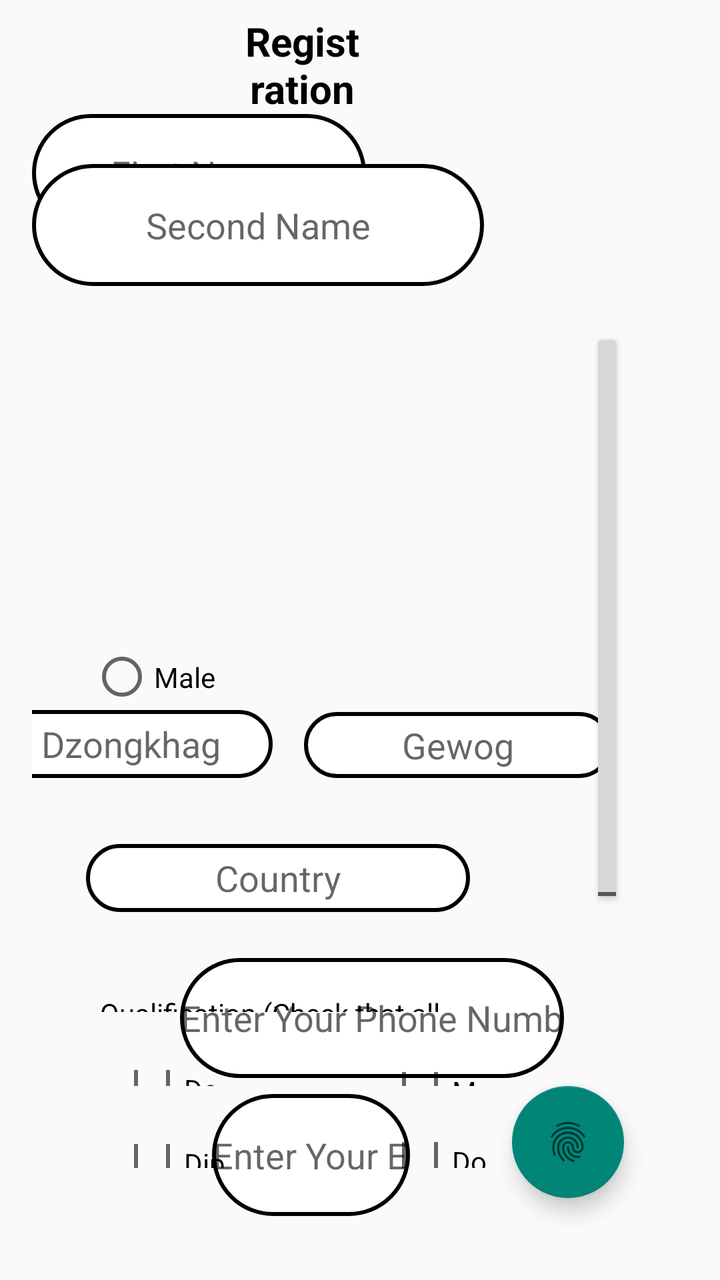
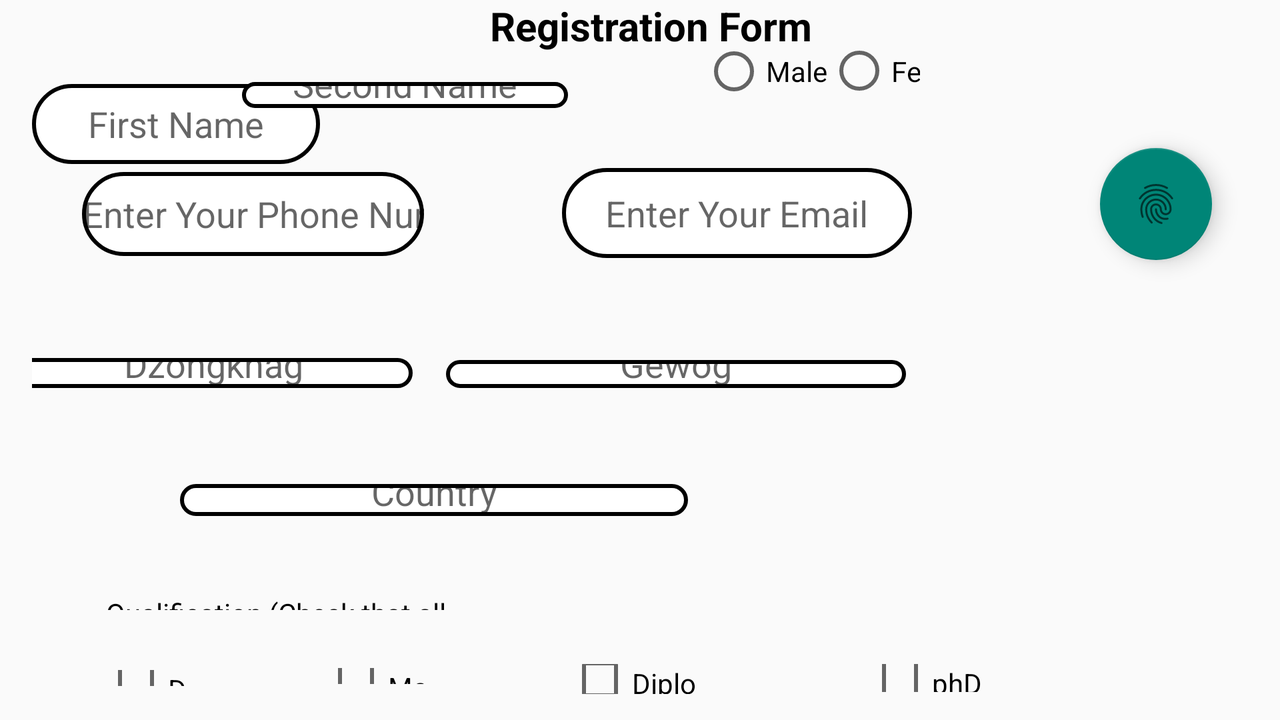

Compare how this app lays out the same screen by default and in its alternative resource folder. The renders come first, then the two layout files and the values they reference.
<!-- AndroidManifest.xml: application theme Theme.AdaptiveView -->
<!-- res/layout/activity_form.xml -->
<?xml version="1.0" encoding="utf-8"?>
<RelativeLayout xmlns:android="http://schemas.android.com/apk/res/android"
	xmlns:app="http://schemas.android.com/apk/res-auto"
	android:layout_width="match_parent"
	android:layout_height="match_parent"
	android:paddingLeft="16dp"
	android:paddingRight="16dp" >

	<EditText
		android:id="@+id/name"
		android:layout_width="167dp"
		android:layout_height="59dp"
		android:layout_alignParentTop="true"
		android:layout_marginTop="57dp"
		android:background="@drawable/border"
		android:hint="First Name"
		android:textAlignment="center" />

	<EditText
		android:id="@+id/dzongkhag"
		android:layout_width="142dp"
		android:layout_height="53dp"
		android:layout_alignStart="@+id/gewog"
		android:layout_alignParentTop="true"
		android:layout_alignParentBottom="true"
		android:layout_marginStart="-158dp"
		android:layout_marginTop="355dp"
		android:layout_marginBottom="251dp"
		android:background="@drawable/border"
		android:hint="Dzongkhag"
		android:inputType="textPostalAddress"
		android:textAlignment="center" />

	<EditText
		android:id="@+id/name4"
		android:layout_width="293dp"
		android:layout_height="80dp"
		android:layout_alignParentTop="true"
		android:layout_alignParentEnd="true"
		android:layout_alignParentBottom="true"
		android:layout_marginTop="82dp"
		android:layout_marginEnd="102dp"
		android:layout_marginBottom="497dp"
		android:background="@drawable/border"
		android:hint="Second Name"
		android:textAlignment="center" />

	<EditText
		android:id="@+id/gewog"
		android:layout_width="154dp"
		android:layout_height="52dp"
		android:layout_alignParentTop="true"
		android:layout_alignParentEnd="true"
		android:layout_alignParentBottom="true"
		android:layout_marginTop="356dp"
		android:layout_marginEnd="38dp"
		android:layout_marginBottom="251dp"
		android:background="@drawable/border"
		android:hint="Gewog"
		android:inputType="textPostalAddress"
		android:textAlignment="center" />

	<EditText
		android:id="@+id/country"
		android:layout_width="192dp"
		android:layout_height="52dp"
		android:layout_alignParentTop="true"
		android:layout_alignParentEnd="true"
		android:layout_alignParentBottom="true"
		android:layout_marginTop="422dp"
		android:layout_marginEnd="109dp"
		android:layout_marginBottom="184dp"
		android:background="@drawable/border"
		android:hint="Country"
		android:inputType="textPostalAddress"
		android:textAlignment="center" />

	<RadioGroup
		android:layout_width="171dp"
		android:layout_height="63dp"
		android:layout_alignParentEnd="true"
		android:layout_alignParentBottom="true"
		android:layout_marginEnd="128dp"
		android:layout_marginBottom="272dp"
		android:orientation="horizontal">

		<RadioButton
			android:id="@+id/maleRadio"
			android:layout_width="69dp"
			android:layout_height="67dp"
			android:layout_marginEnd="578dp"
			android:layout_marginBottom="320dp"
			android:text="Male" />


	</RadioGroup>

	<ToggleButton
		android:id="@+id/toggleButton2"
		android:layout_width="356dp"
		android:layout_height="37dp"
		android:layout_alignParentStart="true"
		android:layout_alignParentTop="true"
		android:layout_alignParentEnd="true"
		android:layout_alignParentBottom="true"
		android:layout_marginStart="279dp"
		android:layout_marginTop="164dp"
		android:layout_marginEnd="32dp"
		android:layout_marginBottom="186dp"
		android:text="ToggleButton" />

	<EditText
		android:id="@+id/phoneNumber"
		android:layout_width="354dp"
		android:layout_height="60dp"
		android:layout_alignParentStart="true"
		android:layout_alignParentEnd="true"
		android:layout_alignParentBottom="true"
		android:layout_marginStart="74dp"
		android:layout_marginEnd="62dp"
		android:layout_marginBottom="101dp"
		android:background="@drawable/border"
		android:ems="10"
		android:hint="Enter Your Phone Number"
		android:inputType="number"
		android:textAlignment="center" />

	<EditText
		android:id="@+id/phoneNumber3"
		android:layout_width="358dp"
		android:layout_height="61dp"
		android:layout_alignParentStart="true"
		android:layout_alignParentEnd="true"
		android:layout_alignParentBottom="true"
		android:layout_marginStart="90dp"
		android:layout_marginEnd="139dp"
		android:layout_marginBottom="32dp"
		android:background="@drawable/border"
		android:ems="10"
		android:hint="Enter Your Email"
		android:inputType="textEmailAddress"
		android:textAlignment="center" />

	<TextView
		android:id="@+id/marriedStatus"
		android:layout_width="89dp"
		android:layout_height="35dp"
		android:layout_alignParentStart="true"
		android:layout_alignParentTop="true"
		android:layout_alignParentEnd="true"
		android:layout_alignParentBottom="true"
		android:layout_marginStart="216dp"
		android:layout_marginTop="204dp"
		android:layout_marginEnd="122dp"
		android:layout_marginBottom="183dp"
		android:text="Married"
		android:textAlignment="center"
		android:textColor="@android:color/black"
		android:textSize="20sp" />

	<TextView
		android:id="@+id/qualificationLabel"
		android:layout_width="244dp"
		android:layout_height="28dp"
		android:layout_alignParentStart="true"
		android:layout_alignParentTop="true"
		android:layout_alignParentEnd="true"
		android:layout_alignParentBottom="true"
		android:layout_marginStart="34dp"
		android:layout_marginTop="497dp"
		android:layout_marginEnd="117dp"
		android:layout_marginBottom="134dp"
		android:text="Qualification (Check that all applies)"
		android:textColor="@color/black" />

	<TextView
		android:id="@+id/header"
		android:layout_width="268dp"
		android:layout_height="49dp"
		android:layout_alignParentStart="true"
		android:layout_alignParentTop="true"
		android:layout_alignParentEnd="true"
		android:layout_marginStart="99dp"
		android:layout_marginTop="7dp"
		android:layout_marginEnd="157dp"
		android:text="Registration Form"
		android:textAlignment="center"
		android:textColor="@color/black"
		android:textSize="20sp"
		android:textStyle="bold" />

	<CheckBox
		android:id="@+id/Degree"
		android:layout_width="121dp"
		android:layout_height="27dp"
		android:layout_alignParentStart="true"
		android:layout_alignParentTop="true"
		android:layout_alignParentEnd="true"
		android:layout_alignParentBottom="true"
		android:layout_marginStart="44dp"
		android:layout_marginTop="535dp"
		android:layout_marginEnd="230dp"
		android:layout_marginBottom="97dp"
		android:text="Degree" />

	<CheckBox
		android:id="@+id/Diploma"
		android:layout_width="121dp"
		android:layout_height="31dp"
		android:layout_alignParentStart="true"
		android:layout_alignParentTop="true"
		android:layout_alignParentEnd="true"
		android:layout_alignParentBottom="true"
		android:layout_marginStart="44dp"
		android:layout_marginTop="572dp"
		android:layout_marginEnd="230dp"
		android:layout_marginBottom="56dp"
		android:text="Diploma" />

	<CheckBox
		android:id="@+id/Master"
		android:layout_width="118dp"
		android:layout_height="26dp"
		android:layout_alignParentStart="true"
		android:layout_alignParentTop="true"
		android:layout_alignParentEnd="true"
		android:layout_alignParentBottom="true"
		android:layout_marginStart="178dp"
		android:layout_marginTop="536dp"
		android:layout_marginEnd="99dp"
		android:layout_marginBottom="97dp"
		android:text="Master" />

	<CheckBox
		android:id="@+id/PhD"
		android:layout_width="121dp"
		android:layout_height="32dp"
		android:layout_alignParentStart="true"
		android:layout_alignParentTop="true"
		android:layout_alignParentEnd="true"
		android:layout_alignParentBottom="true"
		android:layout_marginStart="178dp"
		android:layout_marginTop="571dp"
		android:layout_marginEnd="96dp"
		android:layout_marginBottom="56dp"
		android:text="Doctorate" />

	<com.google.android.material.floatingactionbutton.FloatingActionButton
		android:id="@+id/floatingActionButton"
		android:layout_width="80dp"
		android:layout_height="65dp"
		android:layout_alignParentEnd="true"
		android:layout_alignParentBottom="true"
		android:layout_marginEnd="32dp"
		android:layout_marginBottom="41dp"
		android:clickable="true"
		app:srcCompat="?android:attr/fingerprintAuthDrawable" />

</RelativeLayout>
<!-- resources referenced by this layout -->
<resources>
  <!-- drawable border (drawable) -->
  <?xml version="1.0" encoding="utf-8"?>
  <shape xmlns:android="http://schemas.android.com/apk/res/android" android:shape="rectangle" >
      <solid android:color="@android:color/white" />
      <stroke android:width="2dip" android:color="@color/black"/>
      <corners android:radius="50dp"/>
  </shape>
  <style name="Theme.AdaptiveView" parent="Theme.AppCompat.Light.NoActionBar">
          
          <item name="colorPrimary">@color/purple_500</item>
          <item name="colorPrimaryVariant">@color/purple_700</item>
          <item name="colorOnPrimary">@color/white</item>
          
          <item name="colorSecondary">@color/teal_200</item>
          <item name="colorSecondaryVariant">@color/teal_700</item>
          <item name="colorOnSecondary">@color/black</item>
          
          <item name="android:statusBarColor" tools:targetApi="l">?attr/colorPrimaryVariant</item>
          
      </style>
</resources>
<!-- res/layout-land/activity_form.xml (the author's variant of the layout above) -->
<!-- drawn on the phone turned sideways -->
<?xml version="1.0" encoding="utf-8"?>
<RelativeLayout xmlns:android="http://schemas.android.com/apk/res/android"
	xmlns:app="http://schemas.android.com/apk/res-auto"
	android:layout_width="match_parent"
	android:layout_height="match_parent"
	android:paddingLeft="16dp"
	android:paddingRight="16dp" >

	<EditText
		android:id="@+id/name"
		android:layout_width="144dp"
		android:layout_height="40dp"
		android:layout_alignParentTop="true"
		android:layout_marginTop="42dp"
		android:background="@drawable/border"
		android:hint="First Name"
		android:textAlignment="center" />

	<EditText
		android:id="@+id/dzongkhag"
		android:layout_width="199dp"
		android:layout_height="42dp"
		android:layout_alignStart="@+id/gewog"
		android:layout_alignParentTop="true"
		android:layout_alignParentBottom="true"
		android:layout_marginStart="-216dp"
		android:layout_marginTop="179dp"
		android:layout_marginBottom="166dp"
		android:background="@drawable/border"
		android:hint="Dzongkhag"
		android:inputType="textPostalAddress"
		android:textAlignment="center" />

	<EditText
		android:id="@+id/name4"
		android:layout_width="163dp"
		android:layout_height="40dp"
		android:layout_alignParentTop="true"
		android:layout_alignParentEnd="true"
		android:layout_alignParentBottom="true"
		android:layout_marginTop="41dp"
		android:layout_marginEnd="340dp"
		android:layout_marginBottom="306dp"
		android:background="@drawable/border"
		android:hint="Second Name"
		android:textAlignment="center" />

	<EditText
		android:id="@+id/gewog"
		android:layout_width="230dp"
		android:layout_height="41dp"
		android:layout_alignParentTop="true"
		android:layout_alignParentEnd="true"
		android:layout_alignParentBottom="true"
		android:layout_marginTop="180dp"
		android:layout_marginEnd="171dp"
		android:layout_marginBottom="166dp"
		android:background="@drawable/border"
		android:hint="Gewog"
		android:inputType="textPostalAddress"
		android:textAlignment="center" />

	<EditText
		android:id="@+id/country"
		android:layout_width="254dp"
		android:layout_height="44dp"
		android:layout_alignParentTop="true"
		android:layout_alignParentEnd="true"
		android:layout_alignParentBottom="true"
		android:layout_marginTop="242dp"
		android:layout_marginEnd="280dp"
		android:layout_marginBottom="102dp"
		android:background="@drawable/border"
		android:hint="Country"
		android:inputType="textPostalAddress"
		android:textAlignment="center" />

	<ToggleButton
		android:id="@+id/toggleButton2"
		android:layout_width="67dp"
		android:layout_height="38dp"
		android:layout_alignParentStart="true"
		android:layout_alignParentTop="true"
		android:layout_alignParentEnd="true"
		android:layout_alignParentBottom="true"
		android:layout_marginStart="596dp"
		android:layout_marginTop="41dp"
		android:layout_marginEnd="4dp"
		android:layout_marginBottom="308dp"
		android:text="ToggleButton" />

	<EditText
		android:id="@+id/phoneNumber"
		android:layout_width="230dp"
		android:layout_height="42dp"
		android:layout_alignParentStart="true"
		android:layout_alignParentEnd="true"
		android:layout_alignParentBottom="true"
		android:layout_marginStart="25dp"
		android:layout_marginEnd="412dp"
		android:layout_marginBottom="232dp"
		android:background="@drawable/border"
		android:ems="10"
		android:hint="Enter Your Phone Number"
		android:inputType="number"
		android:textAlignment="center" />

	<EditText
		android:id="@+id/phoneNumber3"
		android:layout_width="234dp"
		android:layout_height="45dp"
		android:layout_alignParentStart="true"
		android:layout_alignParentEnd="true"
		android:layout_alignParentBottom="true"
		android:layout_marginStart="265dp"
		android:layout_marginEnd="168dp"
		android:layout_marginBottom="231dp"
		android:background="@drawable/border"
		android:ems="10"
		android:hint="Enter Your Email"
		android:inputType="textEmailAddress"
		android:textAlignment="center" />

	<TextView
		android:id="@+id/marriedStatus"
		android:layout_width="92dp"
		android:layout_height="32dp"
		android:layout_alignParentStart="true"
		android:layout_alignParentTop="true"
		android:layout_alignParentEnd="true"
		android:layout_alignParentBottom="true"
		android:layout_marginStart="511dp"
		android:layout_marginTop="48dp"
		android:layout_marginEnd="64dp"
		android:layout_marginBottom="307dp"
		android:text="Married"
		android:textAlignment="center"
		android:textColor="@android:color/black"
		android:textSize="20sp" />

	<TextView
		android:id="@+id/qualificationLabel"
		android:layout_width="273dp"
		android:layout_height="35dp"
		android:layout_alignParentStart="true"
		android:layout_alignParentTop="true"
		android:layout_alignParentEnd="true"
		android:layout_alignParentBottom="true"
		android:layout_marginStart="37dp"
		android:layout_marginTop="297dp"
		android:layout_marginEnd="357dp"
		android:layout_marginBottom="55dp"
		android:text="Qualification (Check that all applies)"
		android:textColor="@color/black" />

	<TextView
		android:id="@+id/header"
		android:layout_width="224dp"
		android:layout_height="wrap_content"
		android:layout_alignParentStart="true"
		android:layout_alignParentTop="true"
		android:layout_alignParentEnd="true"
		android:layout_marginStart="123dp"
		android:layout_marginTop="-1dp"
		android:layout_marginEnd="112dp"
		android:text="Registration Form"
		android:textAlignment="center"
		android:textColor="@color/black"
		android:textSize="20sp"
		android:textStyle="bold" />

	<CheckBox
		android:id="@+id/Degree"
		android:layout_width="99dp"
		android:layout_height="35dp"
		android:layout_alignParentStart="true"
		android:layout_alignParentTop="true"
		android:layout_alignParentEnd="true"
		android:layout_alignParentBottom="true"
		android:layout_marginStart="36dp"
		android:layout_marginTop="335dp"
		android:layout_marginEnd="532dp"
		android:layout_marginBottom="17dp"
		android:text="Degree" />


	<CheckBox
		android:id="@+id/Master"
		android:layout_width="143dp"
		android:layout_height="36dp"
		android:layout_alignParentStart="true"
		android:layout_alignParentTop="true"
		android:layout_alignParentEnd="true"
		android:layout_alignParentBottom="true"
		android:layout_marginStart="146dp"
		android:layout_marginTop="334dp"
		android:layout_marginEnd="410dp"
		android:layout_marginBottom="18dp"
		android:text="Master" />

	<com.google.android.material.floatingactionbutton.FloatingActionButton
		android:id="@+id/floatingActionButton"
		android:layout_width="80dp"
		android:layout_height="65dp"
		android:layout_alignParentEnd="true"
		android:layout_alignParentBottom="true"
		android:layout_marginEnd="18dp"
		android:layout_marginBottom="230dp"
		android:clickable="true"
		app:srcCompat="?android:attr/fingerprintAuthDrawable" />

	<RadioGroup
		android:layout_width="wrap_content"
		android:layout_height="47dp"
		android:layout_alignParentStart="true"
		android:layout_alignParentEnd="true"
		android:layout_alignParentBottom="true"
		android:layout_marginStart="335dp"
		android:layout_marginEnd="164dp"
		android:layout_marginBottom="301dp"
		android:orientation="horizontal">

		<RadioButton
			android:id="@+id/male"
			android:layout_width="wrap_content"
			android:layout_height="44dp"
			android:text="Male" />

		<RadioButton
			android:id="@+id/radioButton3"
			android:layout_width="89dp"
			android:layout_height="match_parent"
			android:text="Female" />
	</RadioGroup>

	<CheckBox
		android:id="@+id/diploma"
		android:layout_width="130dp"
		android:layout_height="42dp"
		android:layout_alignParentStart="true"
		android:layout_alignParentTop="true"
		android:layout_alignParentEnd="true"
		android:layout_alignParentBottom="true"
		android:layout_marginStart="268dp"
		android:layout_marginTop="332dp"
		android:layout_marginEnd="269dp"
		android:layout_marginBottom="13dp"
		android:text="Diploma" />

	<CheckBox
		android:id="@+id/phd"
		android:layout_width="145dp"
		android:layout_height="41dp"
		android:layout_alignParentStart="true"
		android:layout_alignParentTop="true"
		android:layout_alignParentEnd="true"
		android:layout_alignParentBottom="true"
		android:layout_marginStart="418dp"
		android:layout_marginTop="332dp"
		android:layout_marginEnd="104dp"
		android:layout_marginBottom="14dp"
		android:text="phD" />

</RelativeLayout>
